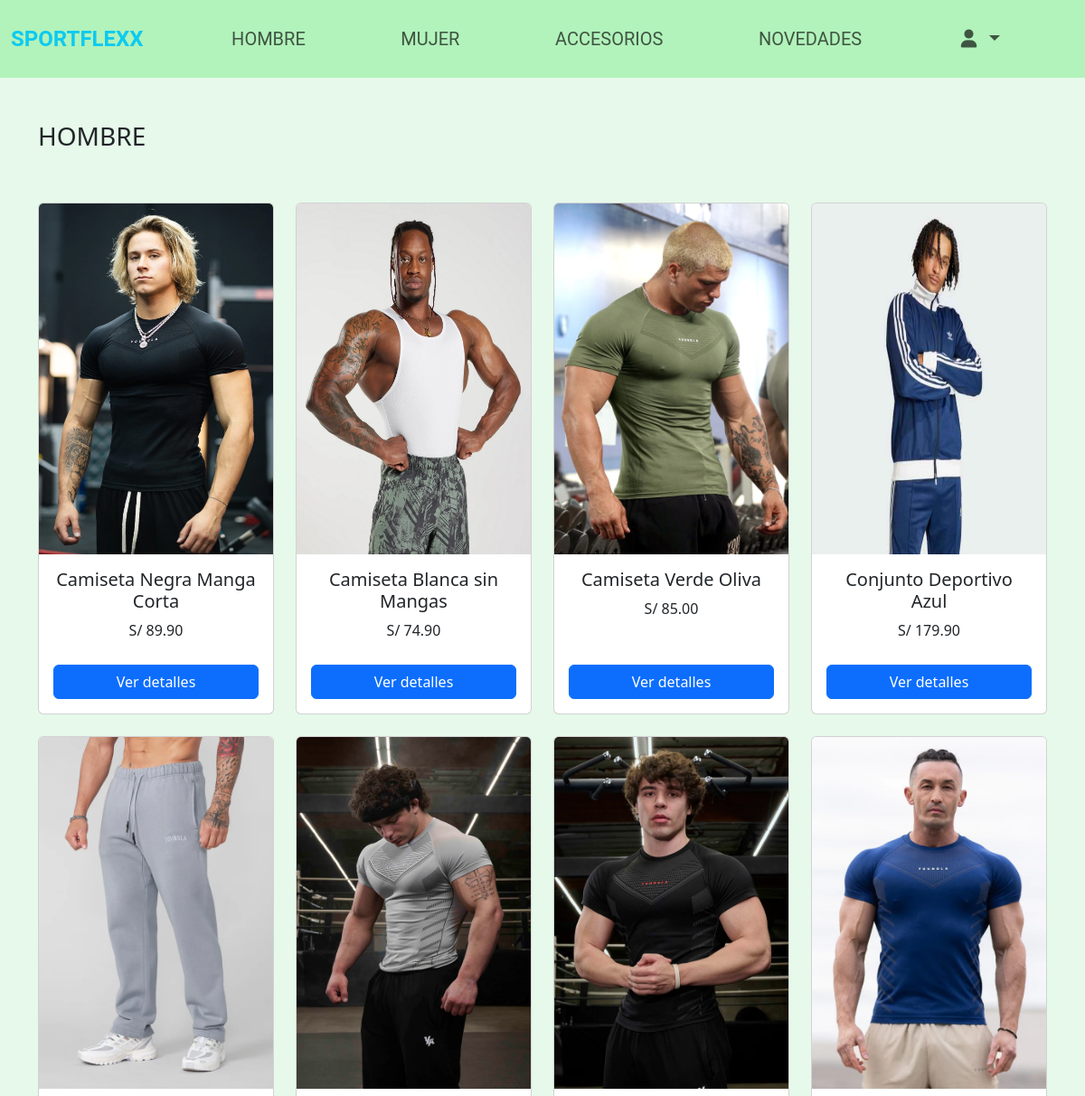
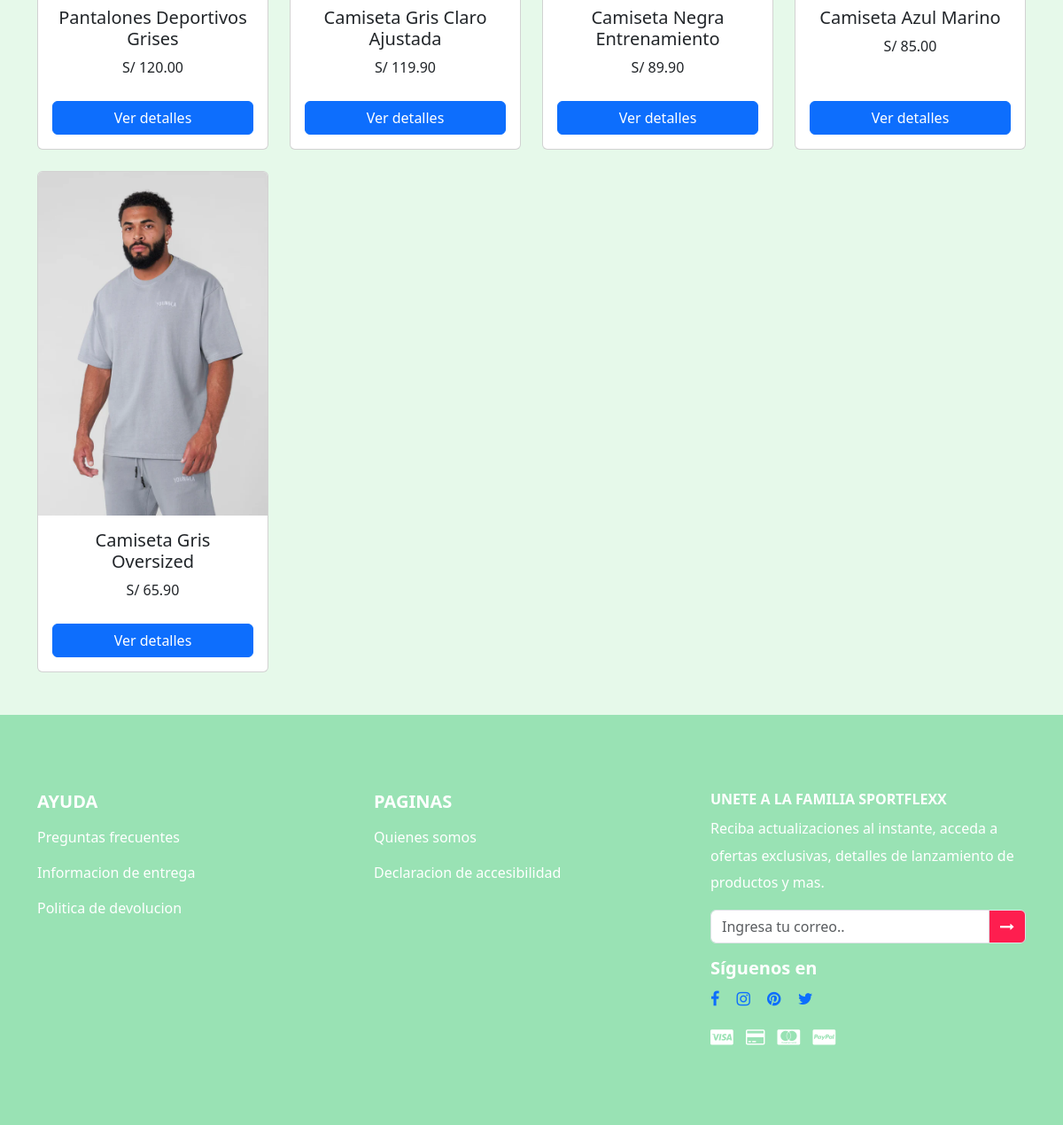
The app's page /Cliente/HTML/hombreCliente.php with its own data (2 pictures, top to bottom).
### tables this page shows
CREATE TABLE `producto` (
  `IdProducto` int(11) NOT NULL,
  `Nombre` varchar(100) NOT NULL,
  `Descripcion` varchar(250) NOT NULL,
  `IdCategoria` int(11) NOT NULL,
  `PrecioUnitario` decimal(10,2) NOT NULL,
  `FechaRegistro` date NOT NULL DEFAULT curdate(),
  `ImagenProducto` varchar(150) DEFAULT NULL
);

### Cliente/HTML/hombreCliente.php (the view, shortened to what this page needs)
<?php
include_once "navbar.php";
$obj = new Conectar();
$conexion = $obj->getConexion();
function mostrarProductosHombre($conexion) {
    $query = "SELECT * FROM producto WHERE IdCategoria = 1";
    $stmt = $conexion->prepare($query);
    $stmt->execute();
    $result = $stmt->get_result();
    $rutaBaseImagen = "../ImagenProductos/";
    while ($row = $result->fetch_assoc()) {
        $imagenRuta = $rutaBaseImagen . $row['ImagenProducto'];
        $nombreProducto = (strlen($row['Nombre']) > 50) ? substr($row['Nombre'], 0, 50) . '...' : $row['Nombre'];
        echo '<div class="col">
                <div class="card h-100">
                    <img src="' . $imagenRuta . '" class="card-img-top" alt="Imagen de ' . htmlspecialchars($row['Nombre']) . '">
                    <div class="card-body d-flex flex-column justify-content-between">
                        <h5 class="card-title wbon">' . htmlspecialchars($nombreProducto) . '</h5>
                        <p class="precio">S/ ' . number_format($row['PrecioUnitario'], 2) . '</p>
                        <div class="mt-auto">
                            <a href="detalles_producto.php?id=' . $row['IdProducto'] . '" class="btn btn-primary w-100">Ver detalles</a>
                        </div>
                    </div>
                </div>
              </div>';
    }
}
?>
<!DOCTYPE html>
<html lang="es">
<head>
    <link rel="stylesheet" href="https://cdn.jsdelivr.net/npm/bootstrap-icons@1.11.3/font/bootstrap-icons.min.css" />
    <link rel="stylesheet" href="https://cdn.jsdelivr.net/npm/bootstrap@5.2.3/dist/css/bootstrap.min.css" />
    <link rel="stylesheet" href="../EstilosMenus/EstilosMenu.css" />
    <link rel="stylesheet" href="https://cdnjs.cloudflare.com/ajax/libs/font-awesome/5.15.4/css/all.min.css" />
    <link rel="stylesheet" href="https://stackpath.bootstrapcdn.com/bootstrap/5.3.0/css/bootstrap.min.css" />
    <link rel="stylesheet" href="https://cdn.jsdelivr.net/npm/bootstrap-icons/font/bootstrap-icons.css" />
    <link rel="stylesheet" href="https://cdnjs.cloudflare.com/ajax/libs/font-awesome/6.0.0-beta3/css/all.min.css" />
    <link rel="stylesheet" href="https://cdnjs.cloudflare.com/ajax/libs/font-awesome/4.7.0/css/font-awesome.min.css" />
    <link rel="stylesheet" href="https://cdnjs.cloudflare.com/ajax/libs/twitter-bootstrap/5.2.0/js/bootstrap.min.js" />
</head>
<body>
<div class="container mt-5">
    <h3 class="text-left my-2">HOMBRE</h3>
    <div class="row row-cols-2 row-cols-md-4 g-4 py-5">
        <?php mostrarProductosHombre($conexion); ?>
    </div>
</div>
<?php include_once "footer.php"; ?>
</body>
</html>

### Cliente/EstilosMenus/EstilosMenu.css (style rules this page uses)
* { text-decoration: none; }
body { background-color: #E2DDDB; }
.card-title { text-align: center; }
.precio { text-align: center; }
.card .card-body { text-align: center; }
.card .btn { margin-top: 10px; }

### Cliente/HTML/hombreCliente.php (style rules this page uses)
body { background-color: #E6F9EA; }

### records on screen
producto: ImagenProducto+Nombre (picture), Nombre "Camiseta Negra Manga Corta", PrecioUnitario "89.90"
producto: ImagenProducto (picture), Nombre "Camiseta Blanca sin Mangas", PrecioUnitario "74.90"
producto: ImagenProducto (picture), Nombre "Camiseta Verde Oliva", PrecioUnitario "85.00"
producto: ImagenProducto (picture), Nombre "Conjunto Deportivo Azul", PrecioUnitario "179.90"
producto: ImagenProducto (picture), Nombre "Pantalones Deportivos Grises", PrecioUnitario "120.00"
producto: ImagenProducto (picture), Nombre "Camiseta Gris Claro Ajustada", PrecioUnitario "119.90"
producto: ImagenProducto (picture), Nombre "Camiseta Negra Entrenamiento", PrecioUnitario "89.90"
producto: ImagenProducto (picture), Nombre "Camiseta Azul Marino", PrecioUnitario "85.00"
producto: ImagenProducto (picture), Nombre "Camiseta Gris Oversized", PrecioUnitario "65.90"
